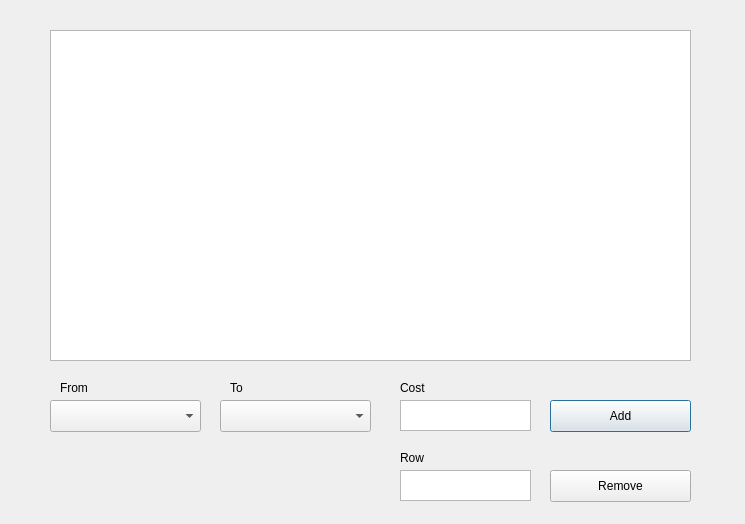
<?xml version="1.0" encoding="UTF-8"?>
<ui version="4.0">
 <class>ManageEdges</class>
 <widget class="QDialog" name="ManageEdges">
  <property name="geometry">
   <rect>
    <x>0</x>
    <y>0</y>
    <width>745</width>
    <height>524</height>
   </rect>
  </property>
  <property name="windowTitle">
   <string>Dialog</string>
  </property>
  <widget class="QTableWidget" name="edges_table">
   <property name="geometry">
    <rect>
     <x>50</x>
     <y>30</y>
     <width>641</width>
     <height>331</height>
    </rect>
   </property>
  </widget>
  <widget class="QComboBox" name="from_stadium_cbox">
   <property name="geometry">
    <rect>
     <x>50</x>
     <y>400</y>
     <width>151</width>
     <height>32</height>
    </rect>
   </property>
  </widget>
  <widget class="QComboBox" name="to_stadium_cbox">
   <property name="geometry">
    <rect>
     <x>220</x>
     <y>400</y>
     <width>151</width>
     <height>32</height>
    </rect>
   </property>
  </widget>
  <widget class="QLabel" name="from_label">
   <property name="geometry">
    <rect>
     <x>60</x>
     <y>380</y>
     <width>57</width>
     <height>16</height>
    </rect>
   </property>
   <property name="text">
    <string>From</string>
   </property>
  </widget>
  <widget class="QLabel" name="to_label">
   <property name="geometry">
    <rect>
     <x>230</x>
     <y>380</y>
     <width>57</width>
     <height>16</height>
    </rect>
   </property>
   <property name="text">
    <string>To</string>
   </property>
  </widget>
  <widget class="QTextEdit" name="cost">
   <property name="geometry">
    <rect>
     <x>400</x>
     <y>400</y>
     <width>131</width>
     <height>31</height>
    </rect>
   </property>
  </widget>
  <widget class="QLabel" name="cost_label">
   <property name="geometry">
    <rect>
     <x>400</x>
     <y>380</y>
     <width>57</width>
     <height>16</height>
    </rect>
   </property>
   <property name="text">
    <string>Cost</string>
   </property>
  </widget>
  <widget class="QPushButton" name="add_button">
   <property name="geometry">
    <rect>
     <x>550</x>
     <y>400</y>
     <width>141</width>
     <height>32</height>
    </rect>
   </property>
   <property name="text">
    <string>Add</string>
   </property>
  </widget>
  <widget class="QTextEdit" name="row_to_remove">
   <property name="geometry">
    <rect>
     <x>400</x>
     <y>470</y>
     <width>131</width>
     <height>31</height>
    </rect>
   </property>
  </widget>
  <widget class="QLabel" name="row_label">
   <property name="geometry">
    <rect>
     <x>400</x>
     <y>450</y>
     <width>57</width>
     <height>16</height>
    </rect>
   </property>
   <property name="text">
    <string>Row</string>
   </property>
  </widget>
  <widget class="QPushButton" name="remove_button">
   <property name="geometry">
    <rect>
     <x>550</x>
     <y>470</y>
     <width>141</width>
     <height>32</height>
    </rect>
   </property>
   <property name="text">
    <string>Remove</string>
   </property>
  </widget>
 </widget>
 <resources/>
 <connections/>
</ui>
